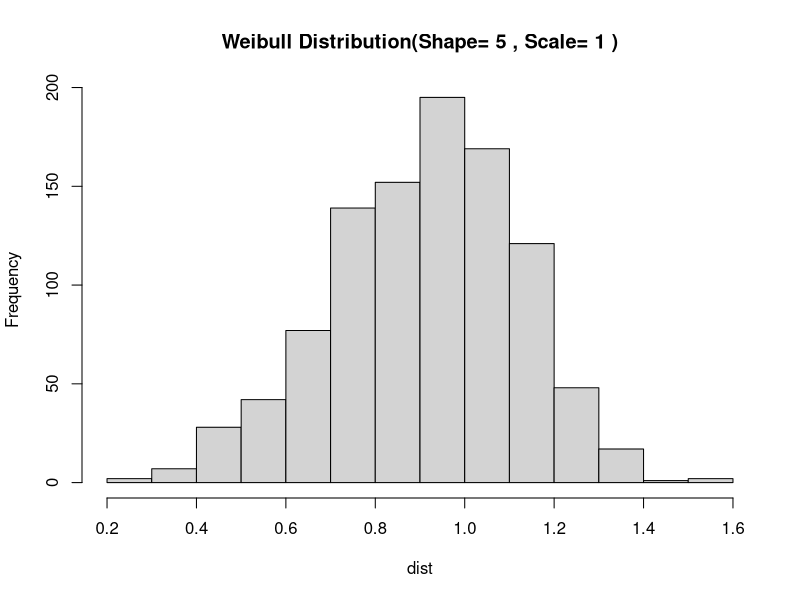

Reproduce this figure in R.
library(rjson)

# dist = rnorm(1000, 3, 2)
# jsoned <- toJSON(dist)
# write.table(jsoned, './norm_dist1.json', row.names = FALSE, col.names = FALSE, quote = FALSE)
# png(file = "./norm_dist1.png")
# hist(dist, main = "Normal Distribution")
# dev.off()

# dist = runif(1000, 0.23, 10.89)
# jsoned <- toJSON(dist)
# write.table(jsoned, './unif_dist1.json', row.names = FALSE, col.names = FALSE, quote = FALSE)
# png(file = "unif_dist1.png")
# hist(dist, main = "Uniform Distribution")
# dev.off()

# dist = rexp(1000, 3);
# jsoned <- toJSON(dist)
# write.table(jsoned, './exp_dist1.json', row.names = FALSE, col.names = FALSE, quote = FALSE)
# png(file = "exp_dist1.png")
# hist(dist, main = "Exponential Distribution")
# dev.off()

# dist = rlnorm(1000, 0.33, 0.66)
# jsoned <- toJSON(dist)
# write.table(jsoned, './lgnorm_dist1.json', row.names = FALSE, col.names = FALSE, quote = FALSE)
# png(file = "./lgnorm_dist1.png")
# hist(dist, main = "Log-Normal Distribution")
# dev.off()

# library(triangle)
# dist = rtriangle(1000, 2, 15, 4)
# jsoned <- toJSON(dist)
# write.table(jsoned, './tri_dist1.json', row.names = FALSE, col.names = FALSE, quote = FALSE)
# png(file = "./tri_dist1.png")
# hist(dist, main = "Triangle Distribution")
# dev.off()

# alpha = 3
# beta = 0.5
# dist = rgamma(1000, alpha, rate = beta)
# jsoned <- toJSON(dist)
# write.table(jsoned, './gamma_dist1.json', row.names = FALSE, col.names = FALSE, quote = FALSE)
# png(file = "./gamma_dist1.png")
# hist(dist, main = paste("Gamma Distribution(Alpha=", alpha, ", Beta=", beta, ")"))
# dev.off()

shape = 5
scale = 1
dist = rweibull(1000, shape, scale)
jsoned <- toJSON(dist)
write.table(jsoned, './weib_dist1.json', row.names = FALSE, col.names = FALSE, quote = FALSE)
png(file = "./weib_dist1.png")
hist(dist, main = paste("Weibull Distribution(Shape=", shape, ", Scale=", scale, ")"))
dev.off()
